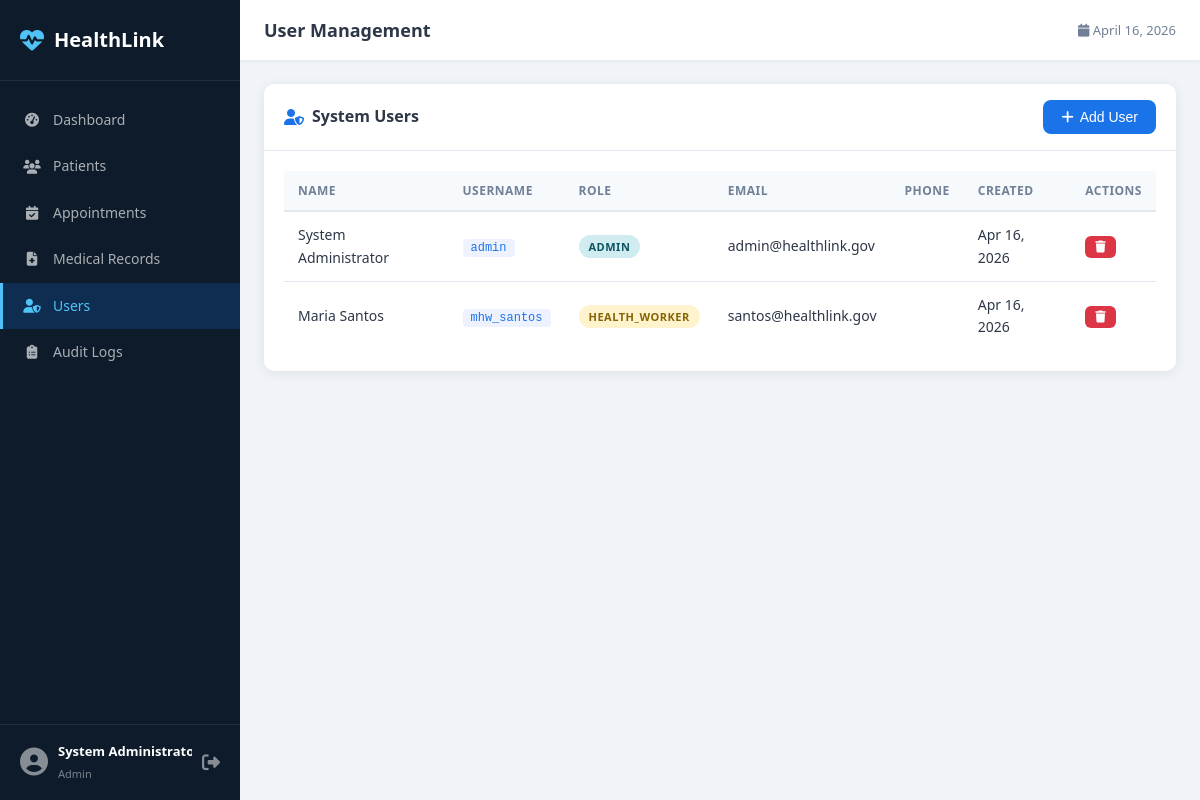
/users.php (signed in), run on the app's committed database.
### tables this page shows
CREATE TABLE users (
    id INT AUTO_INCREMENT PRIMARY KEY,
    full_name VARCHAR(100) NOT NULL,
    username VARCHAR(50) UNIQUE NOT NULL,
    password VARCHAR(255) NOT NULL,
    role ENUM('admin', 'health_worker') DEFAULT 'health_worker',
    email VARCHAR(100),
    phone VARCHAR(20),
    security_question VARCHAR(255) DEFAULT NULL,
    security_answer VARCHAR(255) DEFAULT NULL,
    created_at TIMESTAMP DEFAULT CURRENT_TIMESTAMP
);

### users.php (the view, shortened to what this page needs)
<?php
require_once 'config/db.php';
$page_title = 'User Management';
$users = $conn->query("SELECT * FROM users ORDER BY created_at DESC");
require_once 'includes/header.php';
?>
<div class="card">
    <div class="card-header">
        <h3><i class="fas fa-user-shield"></i> System Users</h3>
        <button class="btn btn-primary" onclick="openModal('addUserModal')">
            <i class="fas fa-plus"></i> Add User
        </button>
    </div>
    <div class="card-body">
        <table class="table">
            <thead>
                <tr><th>Name</th><th>Username</th><th>Role</th><th>Email</th><th>Phone</th><th>Created</th><th>Actions</th></tr>
            </thead>
            <tbody>
                <?php while ($u = $users->fetch_assoc()): ?>
                <tr>
                    <td><?= htmlspecialchars($u['full_name']) ?></td>
                    <td><code><?= htmlspecialchars($u['username']) ?></code></td>
                    <td><span class="badge badge-<?= $u['role'] === 'admin' ? 'confirmed' : 'pending' ?>"><?= ucfirst($u['role']) ?></span></td>
                    <td><?= htmlspecialchars($u['email']) ?></td>
                    <td><?= htmlspecialchars($u['phone']) ?></td>
                    <td><?= date('M d, Y', strtotime($u['created_at'])) ?></td>
                    <td>
                        <?php if ($u['id'] !== $_SESSION['user_id']): ?>
                        <button class="btn btn-sm btn-danger" onclick="confirmDelete(<?= $u['id'] ?>, '<?= htmlspecialchars($u['full_name']) ?>')">
                            <i class="fas fa-trash"></i>
                        </button>
                        <?php else: ?>
                        <span class="text-muted">—</span>
                        <?php endif; ?>
                    </td>
                </tr>
                <?php endwhile; ?>
            </tbody>
        </table>
    </div>
</div>
<?php require_once 'includes/footer.php'; ?>

### header.php (shortened to what this page needs)
<?php
$current_page = basename($_SERVER['PHP_SELF'], '.php');
$base = rtrim(dirname($_SERVER['SCRIPT_NAME']), '/\\') . '/';
?>
<!DOCTYPE html>
<html lang="en">
<head>
    <link rel="stylesheet" href="<?= $base ?>assets/css/style.css">
    <link rel="stylesheet" href="https://cdnjs.cloudflare.com/ajax/libs/font-awesome/6.5.0/css/all.min.css">
</head>
<body>
<div class="layout">
    <aside class="sidebar" id="sidebar">
        <div class="sidebar-brand">
            <i class="fas fa-heartbeat"></i>
            <span>HealthLink</span>
        </div>
        <nav class="sidebar-nav">
            <a href="index.php" class="nav-item <?= $current_page === 'index' ? 'active' : '' ?>">
                <i class="fas fa-tachometer-alt"></i><span>Dashboard</span>
            </a>
            <a href="patients.php" class="nav-item <?= $current_page === 'patients' ? 'active' : '' ?>">
                <i class="fas fa-users"></i><span>Patients</span>
            </a>
            <a href="appointments.php" class="nav-item <?= $current_page === 'appointments' ? 'active' : '' ?>">
                <i class="fas fa-calendar-check"></i><span>Appointments</span>
            </a>
            <a href="records.php" class="nav-item <?= $current_page === 'records' ? 'active' : '' ?>">
                <i class="fas fa-file-medical"></i><span>Medical Records</span>
            </a>
            <?php if ($_SESSION['role'] === 'admin'): ?>
            <a href="users.php" class="nav-item <?= $current_page === 'users' ? 'active' : '' ?>">
                <i class="fas fa-user-shield"></i><span>Users</span>
            </a>
            <a href="audit.php" class="nav-item <?= $current_page === 'audit' ? 'active' : '' ?>">
                <i class="fas fa-clipboard-list"></i><span>Audit Logs</span>
            </a>
            <?php endif; ?>
        </nav>
        <div class="sidebar-footer">
            <div class="user-info">
                <i class="fas fa-user-circle"></i>
                <div>
                    <strong><?= htmlspecialchars($_SESSION['full_name']) ?></strong>
                    <small><?= ucfirst($_SESSION['role']) ?></small>
                </div>
            </div>
            <a href="logout.php" class="btn-logout" title="Logout"><i class="fas fa-sign-out-alt"></i></a>
        </div>
    </aside>
    <div class="main-content">
        <header class="topbar">
            <h2><?= htmlspecialchars($page_title ?? 'Dashboard') ?></h2>
            <div class="topbar-right">
                <span class="date-display"><i class="fas fa-calendar"></i> <?= date('F d, Y') ?></span>
            </div>
        </header>
        <div class="content-area">

### footer.php (shortened to what this page needs)
        </div>
    </div>
</div>
</body>
</html>

### style.css (style rules this page uses)
:root { --primary: #1a73e8; --primary-dk: #1558b0; --success: #28a745; --danger: #dc3545; --warning: #fd7e14; --info: #17a2b8; --bg: #f0f4f8; --sidebar-bg: #0d1b2a; --sidebar-w: 240px; --white: #ffffff; --text: #2d3748; --text-muted: #718096; --border: #e2e8f0; --radius: 10px; --shadow: 0 2px 12px rgba(0,0,0,0.08); --transition: 0.25s ease; }
*, *::before, *::after { box-sizing: border-box; margin: 0; padding: 0; }
body { font-family: 'Segoe UI', system-ui, -apple-system, sans-serif; background: var(--bg); color: var(--text); font-size: 14px; line-height: 1.6; }
.layout { display: flex; min-height: 100vh; }
.sidebar { width: var(--sidebar-w); background: var(--sidebar-bg); display: flex; flex-direction: column; position: fixed; top: 0; left: 0; height: 100vh; z-index: 100; transition: transform var(--transition); }
.sidebar-brand { display: flex; align-items: center; gap: 10px; padding: 24px 20px; border-bottom: 1px solid rgba(255,255,255,0.08); color: #fff; font-size: 20px; font-weight: 700; }
.sidebar-brand i { color: #4fc3f7; font-size: 24px; }
.sidebar-nav { flex: 1; padding: 16px 0; overflow-y: auto; }
.nav-item { display: flex; align-items: center; gap: 12px; padding: 12px 20px; color: rgba(255,255,255,0.65); text-decoration: none; transition: all var(--transition); border-left: 3px solid transparent; font-size: 14px; }
.nav-item.active { background: rgba(26,115,232,0.2); color: #4fc3f7; border-left-color: #4fc3f7; }
.nav-item i { width: 18px; text-align: center; }
.sidebar-footer { padding: 16px 20px; border-top: 1px solid rgba(255,255,255,0.08); display: flex; align-items: center; gap: 10px; }
.user-info { display: flex; align-items: center; gap: 10px; flex: 1; overflow: hidden; }
.user-info i { font-size: 28px; color: rgba(255,255,255,0.5); }
.user-info strong { display: block; color: #fff; font-size: 13px; white-space: nowrap; overflow: hidden; text-overflow: ellipsis; }
.user-info small { color: rgba(255,255,255,0.45); font-size: 11px; }
.btn-logout { color: rgba(255,255,255,0.5); font-size: 18px; transition: color var(--transition); text-decoration: none; }
.main-content { margin-left: var(--sidebar-w); flex: 1; display: flex; flex-direction: column; min-height: 100vh; }
.topbar { background: var(--white); padding: 0 24px; height: 60px; display: flex; align-items: center; gap: 16px; box-shadow: 0 1px 4px rgba(0,0,0,0.08); position: sticky; top: 0; z-index: 50; }
.topbar h2 { flex: 1; font-size: 18px; font-weight: 600; color: var(--text); }
.topbar-right { display: flex; align-items: center; gap: 16px; color: var(--text-muted); font-size: 13px; }
.content-area { padding: 24px; flex: 1; }
.card { background: var(--white); border-radius: var(--radius); box-shadow: var(--shadow); margin-bottom: 24px; overflow: hidden; }
.card-header { display: flex; align-items: center; justify-content: space-between; padding: 16px 20px; border-bottom: 1px solid var(--border); }
.card-header h3 { font-size: 16px; font-weight: 600; display: flex; align-items: center; gap: 8px; color: var(--text); }
.card-header h3 i { color: var(--primary); }
.card-body { padding: 20px; }
.table { width: 100%; border-collapse: collapse; }
.table th { background: #f7fafc; padding: 10px 14px; text-align: left; font-size: 12px; font-weight: 600; text-transform: uppercase; letter-spacing: 0.5px; color: var(--text-muted); border-bottom: 2px solid var(--border); }
.table td { padding: 12px 14px; border-bottom: 1px solid var(--border); vertical-align: middle; }
.table tbody tr:last-child td { border-bottom: none; }
.table code { background: #eef2ff; color: var(--primary); padding: 2px 8px; border-radius: 4px; font-size: 12px; }
.badge { display: inline-block; padding: 3px 10px; border-radius: 20px; font-size: 11px; font-weight: 600; text-transform: uppercase; letter-spacing: 0.5px; }
.badge-pending { background: #fff3cd; color: #856404; }
.badge-confirmed { background: #d1ecf1; color: #0c5460; }
.btn { display: inline-flex; align-items: center; gap: 6px; padding: 9px 18px; border-radius: 8px; font-size: 14px; font-weight: 500; cursor: pointer; border: none; text-decoration: none; transition: all var(--transition); white-space: nowrap; }
.btn-primary { background: var(--primary); color: #fff; }
.btn-danger { background: var(--danger); color: #fff; }
.btn-sm { padding: 5px 10px; font-size: 12px; border-radius: 6px; }

### data on the page
users: full_name "System Administrator", username "admin", role "ADMIN", email "admin@healthlink.gov", created_at "Apr 16, 2026"
users: full_name "Maria Santos", username "mhw_santos", role "HEALTH_WORKER", email "santos@healthlink.gov", created_at "Apr 16, 2026"

### other printed values
$_SESSION['full_name'] "System…"
$_SESSION['role'] "Admin"
$page_title "User Management"
